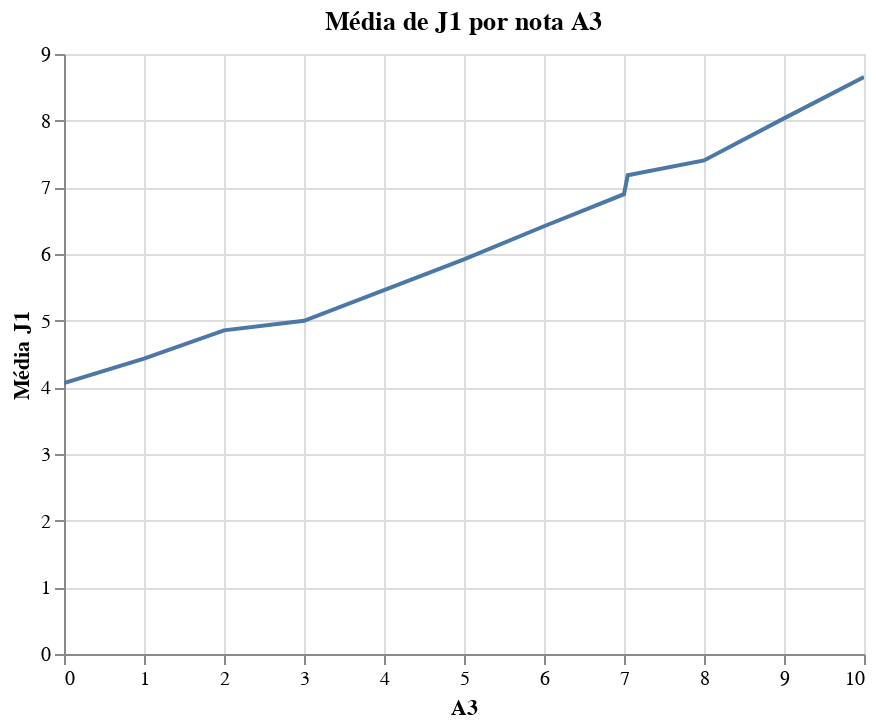

Write notebook code for a chart like this one.
### Code cell
a3_groupby = df.groupby(['A3'], as_index=False).mean()

alt.Chart(a3_groupby).mark_line().encode(
    x = 'A3',
    y = alt.Y('J1', title='Média J1'),
    tooltip = ['J1', 'A3']
).properties(
    title = 'Média de J1 por nota A3'
).interactive()

### Figure 1 — Vega-Lite specification as saved in the notebook (floating-point values rounded to 4 significant figures)
{"config": {"view": {"continuousWidth": 400, "continuousHeight": 300}}, "data": {"name": "data-f60a135e9b8693dad6c533fa6e3faf21"}, "mark": "line", "encoding": {"tooltip": [{"type": "quantitative", "field": "J1"}, {"type": "quantitative", "field": "A3"}], "x": {"type": "quantitative", "field": "A3"}, "y": {"type": "quantitative", "field": "J1", "title": "Média J1"}}, "selection": {"selector007": {"type": "interval", "bind": "scales", "encodings": ["x", "y"]}}, "title": "Média de J1 por nota A3", "$schema": "https://vega.github.io/schema/vega-lite/v4.8.1.json", "datasets": {"data-f60a135e9b8693dad6c533fa6e3faf21": [{"A3": 0.0, "J1": 4.063, "B1_1": 4.145, "B1_2": 3.759, "C1_1": 5.619, "C1_2": 4.851, "D1": 1.398, "D2_1": 3.769, "D2_2": 3.659, "D2_3": 3.869, "E1_1": 3.932, "E1_2": 3.237, "E1_3": 5.925, "A1_1": 1.0, "A1_2": 0.2339, "A1_3": 0.1818, "A1_4": 0.0, "A2_1": 0.7137, "A2_2": 1.527, "A2_3": 2.32, "F1": 1.374, "F2": 1.901, "F3": 1.574, "F4": 1.761, "F5": 1.507, "F6": 1.815, "genero": 0.4863, "renda": 2.187, "contribuintes_renda": 2.1, "CLARO": 0.1983, "NEXTEL": 0.003528, "OI": 0.2778, "SERCOMTEL": 0.002205, "TIM": 0.1868, "VIVO": 0.3218}, {"A3": 1.0, "J1": 4.432, "B1_1": 4.675, "B1_2": 4.117, "C1_1": 5.524, "C1_2": 5.275, "D1": 1.335, "D2_1": 3.873, "D2_2": 3.804, "D2_3": 3.811, "E1_1": 4.457, "E1_2": 3.789, "E1_3": 5.759, "A1_1": 1.0, "A1_2": 0.2684, "A1_3": 0.1768, "A1_4": 0.0, "A2_1": 1.308, "A2_2": 2.316, "A2_3": 2.881, "F1": 1.422, "F2": 2.408, "F3": 1.633, "F4": 2.652, "F5": 1.525, "F6": 2.524, "genero": 0.5449, "renda": 2.395, "contribuintes_renda": 2.033, "CLARO": 0.2176, "NEXTEL": 0.001813, "OI": 0.2765, "SERCOMTEL": 0.007253, "TIM": 0.2239, "VIVO": 0.2557}, {"A3": 2.0, "J1": 4.855, "B1_1": 5.074, "B1_2": 4.592, "C1_1": 5.872, "C1_2": 5.42, "D1": 1.389, "D2_1": 4.25, "D2_2": 4.164, "D2_3": 4.5, "E1_1": 4.639, "E1_2": 3.944, "E1_3": 5.936, "A1_1": 1.0, "A1_2": 0.2433, "A1_3": 0.166, "A1_4": 0.0, "A2_1": 1.503, "A2_2": 2.718, "A2_3": 3.376, "F1": 1.44, "F2": 2.847, "F3": 1.652, "F4": 2.95, "F5": 1.512, "F6": 3.028, "genero": 0.5035, "renda": 2.238, "contribuintes_renda": 2.036, "CLARO": 0.1978, "NEXTEL": 0.001962, "OI": 0.2755, "SERCOMTEL": 0.001962, "TIM": 0.2406, "VIVO": 0.2724}, {"A3": 3.0, "J1": 4.999, "B1_1": 5.195, "B1_2": 4.928, "C1_1": 6.137, "C1_2": 5.589, "D1": 1.371, "D2_1": 4.554, "D2_2": 4.318, "D2_3": 4.298, "E1_1": 4.824, "E1_2": 4.159, "E1_3": 6.306, "A1_1": 1.0, "A1_2": 0.2362, "A1_3": 0.1748, "A1_4": 0.0, "A2_1": 1.964, "A2_2": 3.275, "A2_3": 3.937, "F1": 1.452, "F2": 3.179, "F3": 1.649, "F4": 3.303, "F5": 1.549, "F6": 3.168, "genero": 0.5582, "renda": 2.329, "contribuintes_renda": 2.084, "CLARO": 0.1986, "NEXTEL": 0.002684, "OI": 0.2818, "SERCOMTEL": 0.004361, "TIM": 0.2402, "VIVO": 0.2556}, {"A3": 4.0, "J1": 5.459, "B1_1": 5.658, "B1_2": 5.68, "C1_1": 6.379, "C1_2": 5.959, "D1": 1.37, "D2_1": 5.05, "D2_2": 4.913, "D2_3": 5.026, "E1_1": 5.468, "E1_2": 4.687, "E1_3": 6.571, "A1_1": 1.0, "A1_2": 0.2522, "A1_3": 0.154, "A1_4": 0.0, "A2_1": 2.63, "A2_2": 3.973, "A2_3": 4.729, "F1": 1.51, "F2": 3.839, "F3": 1.691, "F4": 3.984, "F5": 1.563, "F6": 3.845, "genero": 0.5397, "renda": 2.294, "contribuintes_renda": 2.063, "CLARO": 0.2036, "NEXTEL": 0.002881, "OI": 0.267, "SERCOMTEL": 0.002881, "TIM": 0.2465, "VIVO": 0.2628}, {"A3": 5.0, "J1": 5.918, "B1_1": 6.322, "B1_2": 6.069, "C1_1": 6.96, "C1_2": 6.443, "D1": 1.379, "D2_1": 5.32, "D2_2": 5.251, "D2_3": 5.333, "E1_1": 5.894, "E1_2": 5.177, "E1_3": 7.134, "A1_1": 1.0, "A1_2": 0.26, "A1_3": 0.1495, "A1_4": 0.0, "A2_1": 3.12, "A2_2": 4.526, "A2_3": 5.508, "F1": 1.548, "F2": 4.398, "F3": 1.74, "F4": 4.522, "F5": 1.595, "F6": 4.354, "genero": 0.5045, "renda": 2.129, "contribuintes_renda": 2.065, "CLARO": 0.2179, "NEXTEL": 0.002593, "OI": 0.2582, "SERCOMTEL": 0.005094, "TIM": 0.2338, "VIVO": 0.2652}, {"A3": 6.0, "J1": 6.416, "B1_1": 6.739, "B1_2": 6.794, "C1_1": 7.348, "C1_2": 6.905, "D1": 1.387, "D2_1": 6.038, "D2_2": 5.896, "D2_3": 5.873, "E1_1": 6.514, "E1_2": 5.827, "E1_3": 7.401, "A1_1": 1.0, "A1_2": 0.2564, "A1_3": 0.1479, "A1_4": 0.0, "A2_1": 4.233, "A2_2": 5.488, "A2_3": 6.26, "F1": 1.613, "F2": 5.397, "F3": 1.784, "F4": 5.298, "F5": 1.642, "F6": 5.246, "genero": 0.5246, "renda": 2.17, "contribuintes_renda": 2.053, "CLARO": 0.2208, "NEXTEL": 0.003797, "OI": 0.2568, "SERCOMTEL": 0.004253, "TIM": 0.2447, "VIVO": 0.2523}, {"A3": 7.0, "J1": 6.897, "B1_1": 7.331, "B1_2": 7.391, "C1_1": 7.729, "C1_2": 7.303, "D1": 1.36, "D2_1": 6.455, "D2_2": 6.33, "D2_3": 6.57, "E1_1": 6.969, "E1_2": 6.458, "E1_3": 7.766, "A1_1": 1.0, "A1_2": 0.2725, "A1_3": 0.1471, "A1_4": 0.0, "A2_1": 5.136, "A2_2": 6.215, "A2_3": 7.091, "F1": 1.656, "F2": 6.058, "F3": 1.818, "F4": 5.975, "F5": 1.672, "F6": 5.769, "genero": 0.5007, "renda": 2.095, "contribuintes_renda": 2.062, "CLARO": 0.2363, "NEXTEL": 0.003404, "OI": 0.2406, "SERCOMTEL": 0.006991, "TIM": 0.2612, "VIVO": 0.2317}, {"A3": 7.046, "J1": 7.18, "B1_1": 8.162, "B1_2": 8.169, "C1_1": 8.008, "C1_2": 7.622, "D1": 1.463, "D2_1": 6.975, "D2_2": 6.901, "D2_3": 7.073, "E1_1": 7.814, "E1_2": 7.158, "E1_3": 8.361, "A1_1": 0.002075, "A1_2": 0.1735, "A1_3": 0.1175, "A1_4": 0.7289, "A2_1": 5.31, "A2_2": 6.284, "A2_3": 7.123, "F1": 1.846, "F2": 5.378, "F3": 1.913, "F4": 4.89, "F5": 1.859, "F6": 5.409, "genero": 0.5146, "renda": 2.108, "contribuintes_renda": 2.056, "CLARO": 0.2378, "NEXTEL": 0.005573, "OI": 0.2457, "SERCOMTEL": 0.007694, "TIM": 0.2423, "VIVO": 0.2339}, {"A3": 8.0, "J1": 7.404, "B1_1": 7.849, "B1_2": 7.885, "C1_1": 8.228, "C1_2": 7.807, "D1": 1.39, "D2_1": 7.042, "D2_2": 6.946, "D2_3": 7.018, "E1_1": 7.652, "E1_2": 7.233, "E1_3": 8.33, "A1_1": 1.0, "A1_2": 0.2841, "A1_3": 0.1514, "A1_4": 0.0, "A2_1": 5.954, "A2_2": 6.92, "A2_3": 7.803, "F1": 1.698, "F2": 6.858, "F3": 1.843, "F4": 6.567, "F5": 1.726, "F6": 6.453, "genero": 0.4923, "renda": 2.041, "contribuintes_renda": 2.072, "CLARO": 0.2393, "NEXTEL": 0.003691, "OI": 0.2409, "SERCOMTEL": 0.01061, "TIM": 0.2409, "VIVO": 0.2371}, {"A3": 9.0, "J1": 8.034, "B1_1": 8.502, "B1_2": 8.684, "C1_1": 8.774, "C1_2": 8.392, "D1": 1.385, "D2_1": 7.765, "D2_2": 7.631, "D2_3": 7.716, "E1_1": 8.332, "E1_2": 8.006, "E1_3": 8.827, "A1_1": 1.0, "A1_2": 0.2986, "A1_3": 0.1587, "A1_4": 0.0, "A2_1": 7.089, "A2_2": 7.846, "A2_3": 8.637, "F1": 1.741, "F2": 7.701, "F3": 1.874, "F4": 7.387, "F5": 1.761, "F6": 7.366, "genero": 0.4636, "renda": 1.943, "contribuintes_renda": 2.111, "CLARO": 0.2576, "NEXTEL": 0.004269, "OI": 0.2271, "SERCOMTEL": 0.01254, "TIM": 0.2368, "VIVO": 0.2303}, {"A3": 10.0, "J1": 8.655, "B1_1": 9.202, "B1_2": 9.026, "C1_1": 9.3, "C1_2": 8.791, "D1": 1.424, "D2_1": 8.415, "D2_2": 8.291, "D2_3": 8.48, "E1_1": 8.944, "E1_2": 8.634, "E1_3": 9.356, "A1_1": 1.0, "A1_2": 0.3186, "A1_3": 0.2051, "A1_4": 0.0, "A2_1": 7.72, "A2_2": 8.444, "A2_3": 9.293, "F1": 1.745, "F2": 8.0, "F3": 1.877, "F4": 7.785, "F5": 1.78, "F6": 7.434, "genero": 0.4494, "renda": 1.794, "contribuintes_renda": 2.209, "CLARO": 0.2616, "NEXTEL": 0.006128, "OI": 0.2214, "SERCOMTEL": 0.01391, "TIM": 0.2159, "VIVO": 0.2416}]}}
